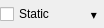
<?xml version="1.0" encoding="UTF-8"?>
<ui version="4.0">
 <class>CompactStaticHeaderForm</class>
 <widget class="QWidget" name="CompactStaticHeaderForm">
  <property name="sizePolicy"><sizepolicy hsizetype="Maximum" vsizetype="Fixed"><horstretch>0</horstretch><verstretch>0</verstretch></sizepolicy></property>
  <property name="maximumSize"><size><width>104</width><height>28</height></size></property>
  <layout class="QHBoxLayout" name="staticHeaderLayout">
   <property name="spacing"><number>0</number></property>
   <property name="leftMargin"><number>0</number></property><property name="topMargin"><number>0</number></property><property name="rightMargin"><number>0</number></property><property name="bottomMargin"><number>0</number></property>
   <item><widget class="QCheckBox" name="staticCheck"><property name="text"><string>Static</string></property><property name="tristate"><bool>true</bool></property><property name="accessibleName"><string>Static</string></property></widget></item>
   <item><widget class="QToolButton" name="staticMenuButton"><property name="maximumSize"><size><width>20</width><height>26</height></size></property><property name="text"><string>▾</string></property><property name="toolTip"><string>选择静态用途</string></property><property name="accessibleName"><string>Static 用途菜单</string></property><property name="autoRaise"><bool>true</bool></property><property name="popupMode"><enum>QToolButton::InstantPopup</enum></property></widget></item>
  </layout>
 </widget>
 <resources/><connections/>
</ui>
